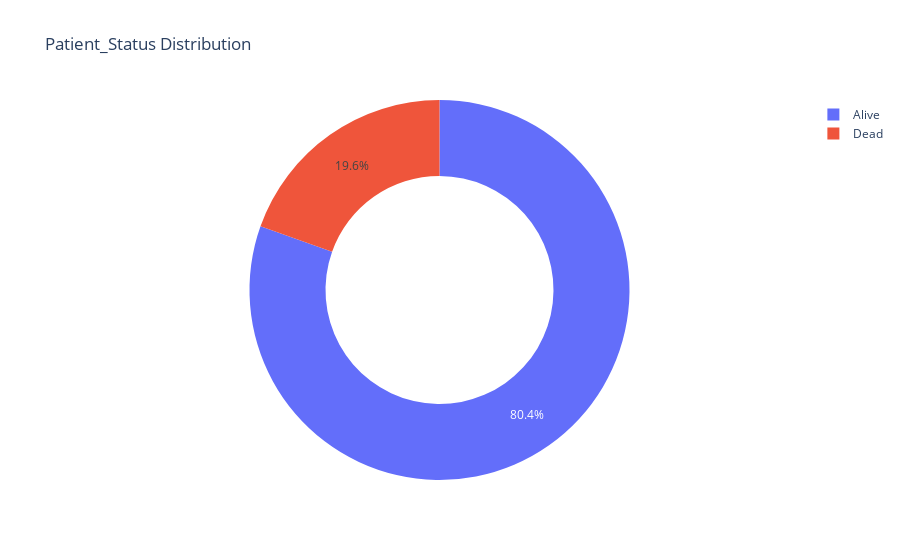

Notebook code for this chart:
### Code cell
generate_pie_chart(df,'Patient_Status')

### Figure 1 — Plotly figure (JSON) as saved in the notebook; plotly's stock layout.template omitted (floating-point values rounded to 4 significant figures)
{"data": [{"domain": {"x": [0, 1], "y": [0, 1]}, "hole": 0.6, "hovertemplate": "label=%{label}<br>value=%{value}<extra></extra>", "labels": ["Alive", "Dead"], "legendgroup": "", "name": "", "showlegend": true, "type": "pie", "values": [255, 62]}], "layout": {"legend": {"tracegroupgap": 0}, "title": {"text": "Patient_Status Distribution"}}}
